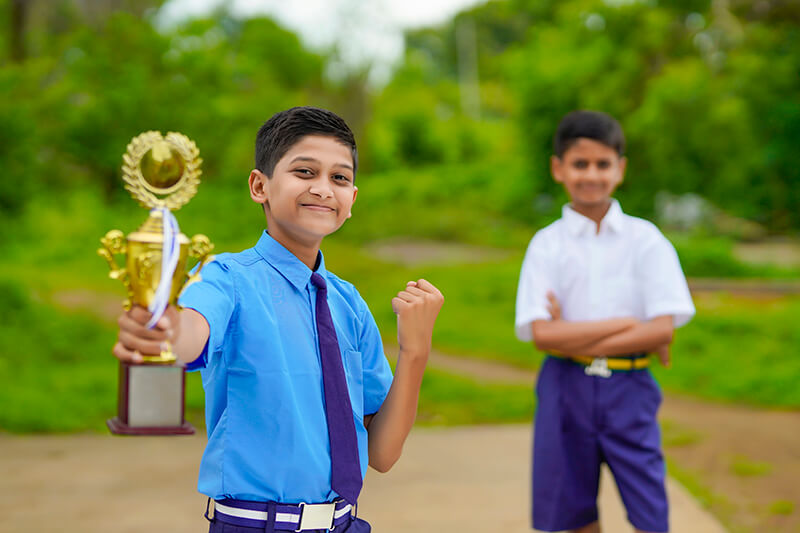
#> input picture Digital Image Processing/lab_image.jpg, 800 x 533 px
$ python '04. probability histogram.py'
#> lines starting #> are read from the running program, lines starting #| are printed output that depends on the picture
import cv2
import numpy as np
import matplotlib.pyplot as plt

# Load the image
image_array = cv2.imread('lab_image.jpg', cv2.IMREAD_GRAYSCALE)
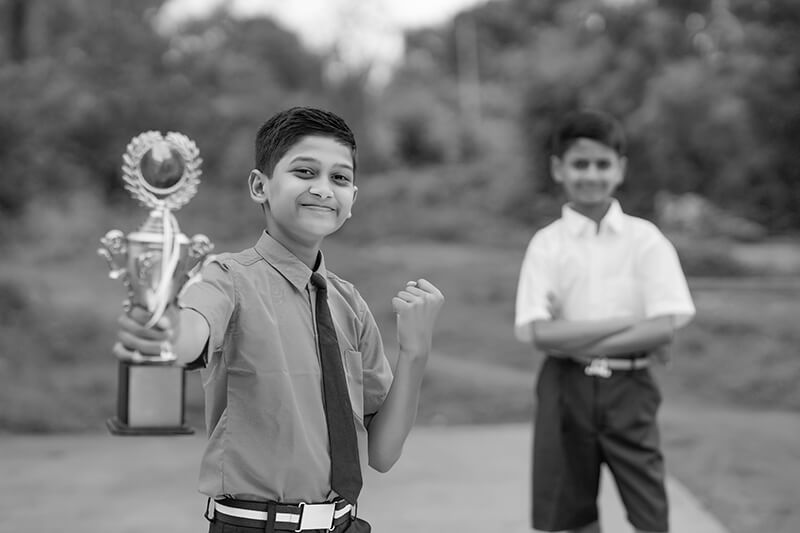
#> image_array: shape (533, 800); min 0, max 255, mean 118.9

height, width = image_array.shape[:2]  # Assuming it's a grayscale image
#> height = 533; width = 800

# Initialize histogram for 256 intensity levels
hist_manual = [0] * 256

# Manually compute the histogram
for i in range(height):
    for j in range(width):
        pixel_value = image_array[i, j]
        hist_manual[pixel_value] += 1
#> after the loop, hist_manual = 256 values, max 4602 at index 121, min 3 at index 253, mean 1665.6

# Total number of pixels in the image
total_pixels = height * width
#> total_pixels = 426400

prob_hist = [0] * 256
for i in range(256):
    prob_hist[i] = hist_manual[i] / total_pixels
#> after the loop, prob_hist = 256 values, max 0.0108 at index 121, min 7.04e-06 at index 253, mean 0.00391

# Plot the original image and the manually computed probability histogram
plt.figure(figsize=(15, 5))

# Subplot for the original image
plt.subplot(1, 2, 1)
plt.imshow(cv2.cvtColor(image_array, cv2.COLOR_BGR2RGB))
plt.title('Original Image')
plt.axis('off')

# Subplot for the probability histogram
plt.subplot(1, 2, 2)
plt.bar(range(256), prob_hist)
plt.xlim(0, 255)
plt.title('Manually Computed Probability Histogram of Pixel Intensities')

plt.show()
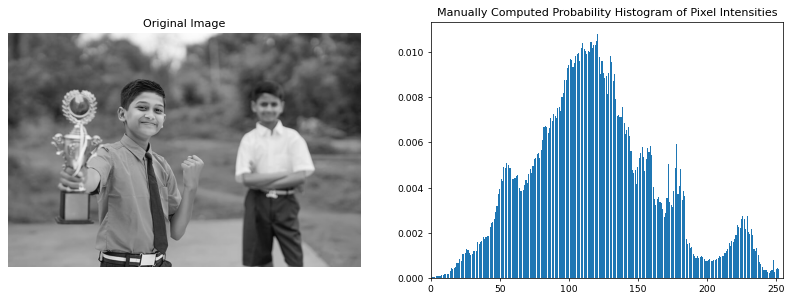
#> figure drawn by matplotlib, 2 panels; panel 2: tallest bar 0.0108 high, from x = 120.6 to 121.4

$ run again, with Digital Image Processing/image for lab.jpg copied over Digital Image Processing/lab_image.jpg
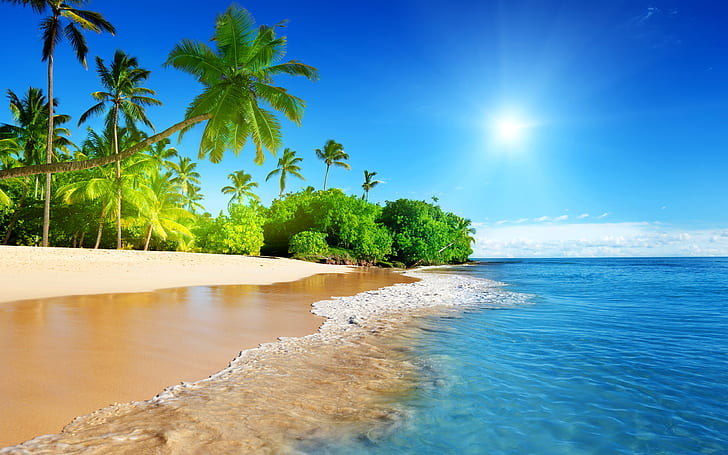
#> input picture Digital Image Processing/image for lab.jpg, 728 x 455 px
#> `image_array = cv2.imread('lab_image.jpg', cv2.IMREAD_GRAYSCALE)`:
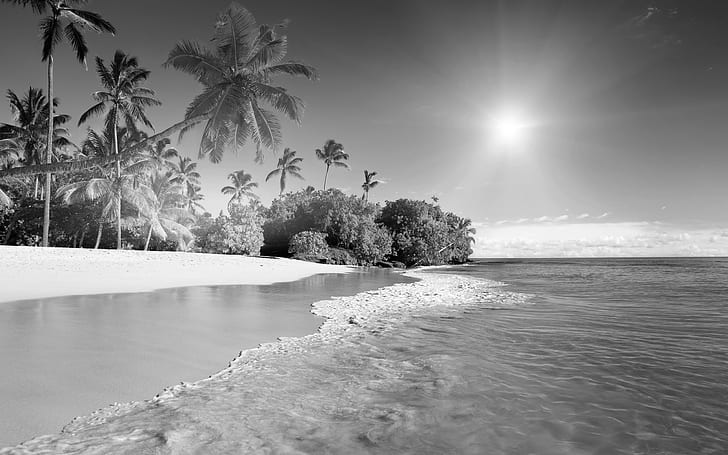
#> image_array: shape (455, 728); min 0, max 255, mean 137.3
#> after the loop `for i in range(height):`: hist_manual = 256 values, max 3329 at index 171, min 81 at index 1, mean 1293.9
#> after the loop `for i in range(256):`: prob_hist = 256 values, max 0.0101 at index 171, min 0.000245 at index 1, mean 0.00391
#> `plt.show()`:
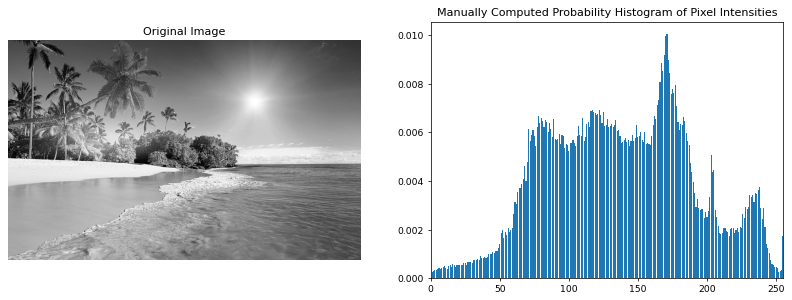
#> figure drawn by matplotlib, 2 panels; panel 2: tallest bar 0.0101 high, from x = 170.6 to 171.4
